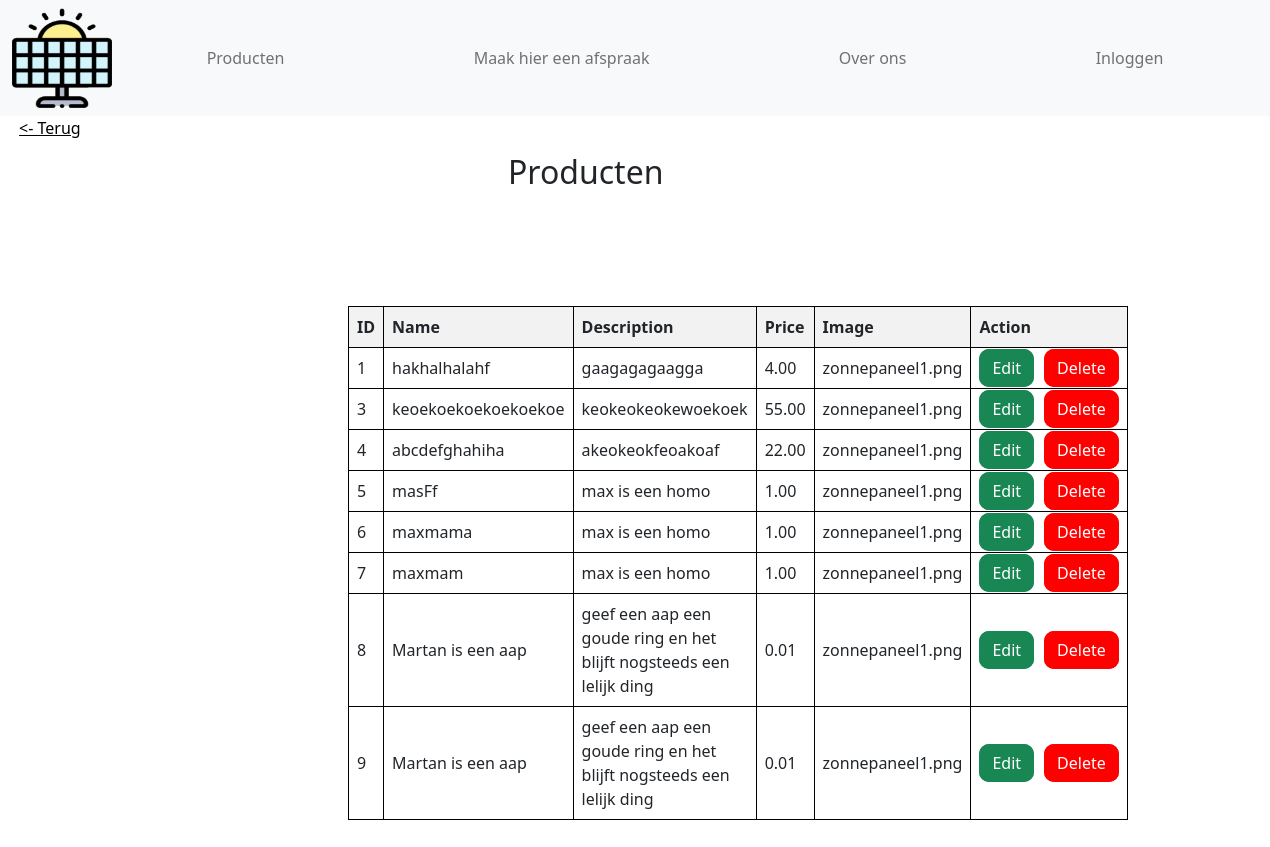
The page /productoverview.php on the database as committed earlier.
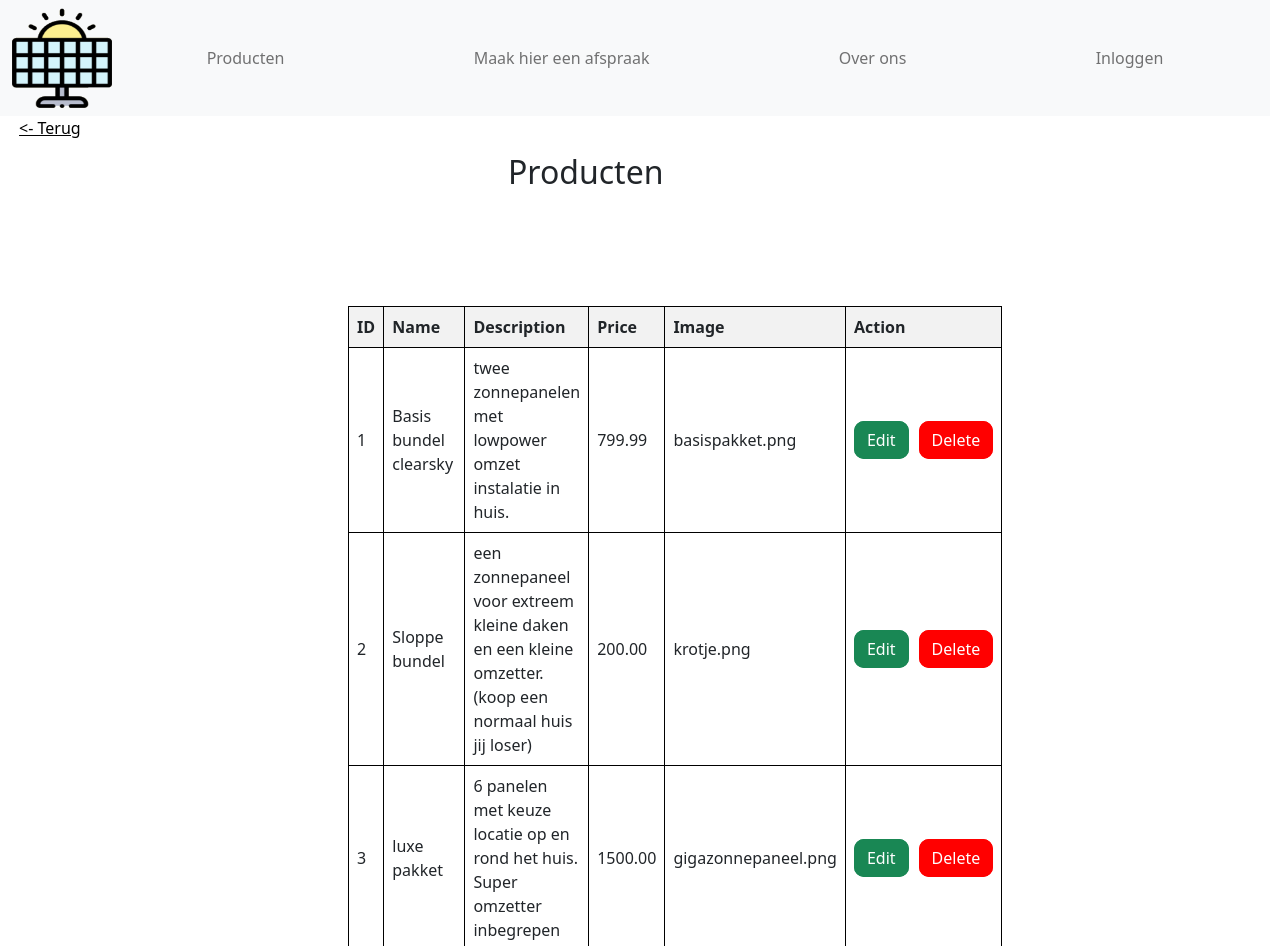
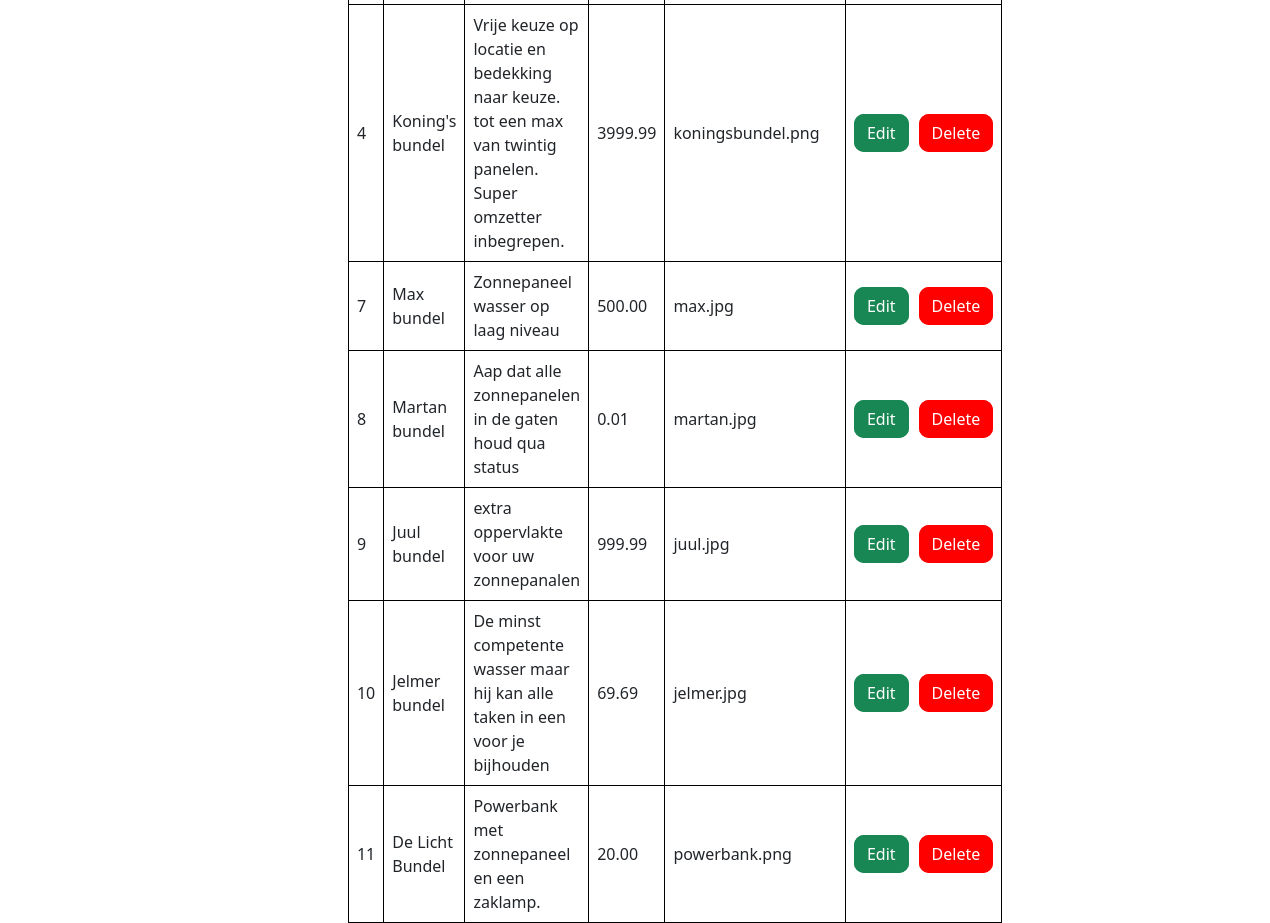
The same page on the database as committed later (2 pictures, top to bottom).
### tables this page shows
CREATE TABLE `products` (
  `id` int(11) NOT NULL,
  `name` varchar(255) NOT NULL,
  `description` text NOT NULL,
  `price` decimal(10,2) NOT NULL,
  `image` varchar(255) NOT NULL
);

### productoverview.php (the view, shortened to what this page needs)
<!DOCTYPE html>
<html lang="en">
<head>
    <?php
    include_once ("header.php");
    ?>
    <link rel="stylesheet" href="css/style.css">
</head>
<?php
$conn = connection();
$sql = "SELECT id, name, description, price, image FROM products";
$result = $conn->query($sql);
$rows = array();
if ($result->rowCount() > 0) {
    while ($row = $result->fetch(PDO::FETCH_ASSOC)) {
        $rows[] = $row;
    }
} else {
    echo "0 results";
}
?>
<body style="background:#fff;">
    <input type="button" class="buttonback" value="<- Terug" onclick="window.location.href='admin.php'" />
    <h2 class="editproduct">Producten</h2>
    <div class="tabel2">
        <table>
            <thead>
                <tr>
                    <th>ID</th>
                    <th>Name</th>
                    <th>Description</th>
                    <th>Price</th>
                    <th>Image</th>
                    <th>Action</th>
                </tr>
            </thead>
            <tbody>
                <?php
                foreach ($rows as $row) {
                    echo "<tr>";
                    echo "<td>" . $row['id'] . "</td>";
                    echo "<td>" . $row['name'] . "</td>";
                    echo "<td>" . $row['description'] . "</td>";
                    echo "<td>" . $row['price'] . "</td>";
                    echo "<td>" . $row['image'] . "</td>";
                    echo "<td>";
                    echo "<a href='editproduct.php?id=" . $row['id'] . "' class='knopedit'>Edit</a>";
                    echo "<a href='deleteproduct.php?id=" . $row['id'] . "' class='knopdelete'>Delete</a>";
                    echo "</td>";
                    echo "</tr>";
                }
                ?>
            </tbody>
        </table>
    </div>
</body>
</html>

### header.php (shortened to what this page needs)
<!DOCTYPE html>
<html lang="en">
<head>
    <link rel="stylesheet" href="https://cdn.jsdelivr.net/npm/bootstrap@5.2.3/dist/css/bootstrap.min.css"
>
    <link rel="stylesheet" href="css/style.css">
</head>
<body>
    <header>
        <nav class="navbar navbar-expand-lg bg-body-tertiary bg-light" data-bs-theme="dark">
            <div class="container-fluid">
                <a href="index.php"><img src="assets/Images/Logo.png" width="100" height="100"></a>
                <ul class="navbar-nav d-flexindex justify-content-around align-items- w-100">
                    <li class="nav-item">
                        <a class="nav-link" href="product.php">Producten</a>
                    </li>
                    <li class="nav-item">
                        <a class="nav-link" href="afspraak.php">Maak hier een afspraak</a>
                    </li>
                    <li class="nav-item">
                        <a class="nav-link" href="overons.php">Over ons</a>
                    </li>
                    <li class="nav-item dropdown">
                        <?php
                        if (isset($_SESSION["logged_in"]) && $_SESSION["logged_in"] === 1) { ?>
                            <a class="nav-link dropdown-toggle" href="#" id="navbarDropdown" role="button"
                                data-bs-toggle="dropdown" aria-expanded="false">
                                Account
                            </a>
                            <ul class="dropdown-menu" aria-labelledby="navbarDropdown">
                                <li><a class="dropdown-item" href="user.php">Mijn account</a></li>
                                <li><a class="dropdown-item" href="logout.php">Uitloggen</a></li>
                            </ul>
                        <?php } else { ?>
                            <a class="nav-link" href="login.php">Inloggen</a>
                        <?php } ?>
                    </li>
                </ul>
            </div>
        </nav>
    </header>
</body>
</html>

### css/style.css (style rules this page uses)
body { margin: 0px; background-image: url("../assets/Images/background.png"); background-color: white; height: 900px; background-position: 0 0; background-repeat: repeat; position: relative; animation: slide 30s linear infinite; }
table { border-collapse: collapse; width: 100%; }
th, td { border: 1px solid black; padding: 8px; text-align: left; }
th { background-color: #f2f2f2; }
.buttonback { position: absolute; background-color: transparent; border: none; padding: 0; margin: 0; font-size: inherit; color: black; cursor: pointer; text-decoration: underline; left: 1.5%; }
.tabel2 { position: absolute; top: 10%; left: 25%; height: 30%; width: 80%; }
.editproduct { position: absolute; left: 40%; top: 17%; }
.knopedit { background-color: #198754; border: #198754 solid 3px; border-radius: 10px; margin-right: 10px; text-decoration: none; color: #fff; padding: 5px 10px; }
.knopdelete { background-color: red; border: red solid 3px; border-radius: 10px; text-decoration: none; color: #fff; padding: 5px 10px; }
table { position: absolute; border-collapse: collapse; width: 40%; top: 80%; left: 3%; }
.d-flexindex { display: flex; flex-wrap: wrap; justify-content: center; top: 15%; }

Rows that differ between the two databases and show on the page:
removed products: id "5", name "masFf", description "max is een homo", price "1.00", image "zonnepaneel1.png"
removed products: id "6", name "maxmama", description "max is een homo", price "1.00", image "zonnepaneel1.png"
changed products id 1: name "hakhalhalahf" → "Basis bundel clearsky"; description "gaagagagaagga" → "twee zonnepanelen met lowpower omzet instalatie in huis."; price "4.00" → "799.99"; image "zonnepaneel1.png" → "basispakket.png"
added products: id "2", name "Sloppe bundel", description "een zonnepaneel voor extreem kleine daken en een kleine omzetter. (koop een normaal huis jij loser)", price "200.00", image "krotje.png"
changed products id 3: name "keoekoekoekoekoekoe" → "luxe pakket"; description "keokeokeokewoekoek" → "6 panelen met keuze locatie op en rond het huis. Super omzetter inbegrepen"; price "55.00" → "1500.00"; image "zonnepaneel1.png" → "gigazonnepaneel.png"
changed products id 4: name "abcdefghahiha" → "Koning's bundel"; description "akeokeokfeoakoaf" → "Vrije keuze op locatie en bedekking naar keuze. tot een max van twintig panelen. Super omzetter inbegrepen."; price "22.00" → "3999.99"; image "zonnepaneel1.png" → "koningsbundel.png"
changed products id 7: name "maxmam" → "Max bundel"; description "max is een homo" → "Zonnepaneel wasser op laag niveau"; price "1.00" → "500.00"; image "zonnepaneel1.png" → "max.jpg"
changed products id 8: name "Martan is een aap" → "Martan bundel"; description "geef een aap een goude ring en het blijft nogsteeds een lelijk ding" → "Aap dat alle zonnepanelen in de gaten houd qua status"; image "zonnepaneel1.png" → "martan.jpg"
changed products id 9: name "Martan is een aap" → "Juul bundel"; description "geef een aap een goude ring en het blijft nogsteeds een lelijk ding" → "extra oppervlakte voor uw zonnepanalen"; price "0.01" → "999.99"; image "zonnepaneel1.png" → "juul.jpg"
added products: id "10", name "Jelmer bundel", description "De minst competente wasser maar hij kan alle taken in een voor je bijhouden", price "69.69", image "jelmer.jpg"
added products: id "11", name "De Licht Bundel", description "Powerbank met zonnepaneel en een zaklamp.", price "20.00", image "powerbank.png"
